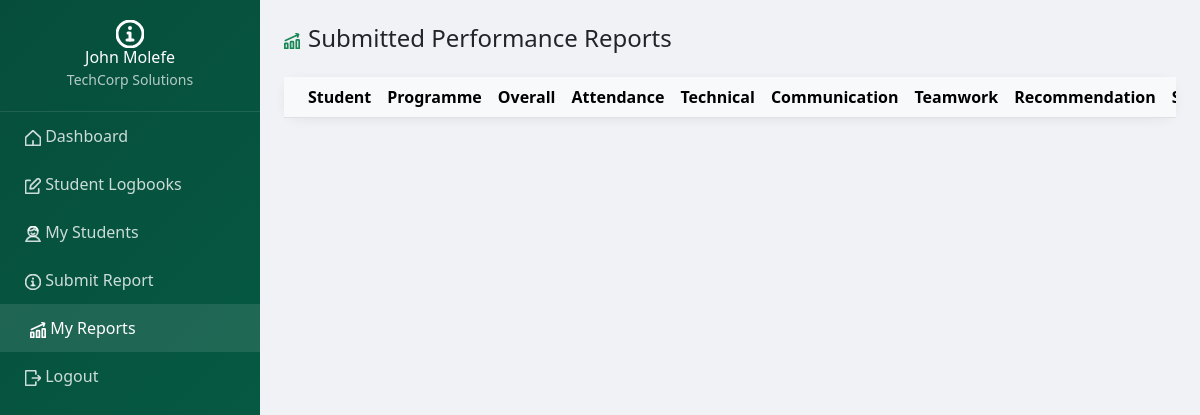
Screenshot of /modules/industrial_supervisor/my_reports.php (signed in) with the database file from the repository.
### tables this page shows
CREATE TABLE industrial_supervisors (
    id INT AUTO_INCREMENT PRIMARY KEY,
    user_id INT NOT NULL,
    organization_id INT NOT NULL,
    full_name VARCHAR(100) NOT NULL,
    position VARCHAR(100),
    phone VARCHAR(20),
    FOREIGN KEY (user_id) REFERENCES users(id) ON DELETE CASCADE,
    FOREIGN KEY (organization_id) REFERENCES organizations(id) ON DELETE CASCADE
);

CREATE TABLE organizations (
    id INT AUTO_INCREMENT PRIMARY KEY,
    name VARCHAR(150) NOT NULL,
    registration_number VARCHAR(50) UNIQUE,
    location VARCHAR(100) NOT NULL,
    website VARCHAR(200),
    contact_person VARCHAR(100),
    contact_email VARCHAR(100),
    contact_phone VARCHAR(20),
    required_skills TEXT,
    capacity INT DEFAULT 3,
    description TEXT,
    industry_type VARCHAR(100) DEFAULT 'Other',
    created_at TIMESTAMP DEFAULT CURRENT_TIMESTAMP
);

### modules/industrial_supervisor/my_reports.php (the view, shortened to what this page needs)
<?php
require_once '../../config/database.php';
$user_id = $_SESSION['user_id'];
$sup = $conn->query("SELECT is2.*, o.name AS org_name FROM industrial_supervisors is2 JOIN organizations o ON is2.organization_id=o.id WHERE is2.user_id=$user_id")->fetch_assoc();
?><!DOCTYPE html>
<html lang="en">
<head>
    <link href="https://cdn.jsdelivr.net/npm/bootstrap@5.3.0/dist/css/bootstrap.min.css" rel="stylesheet">
    <link rel="stylesheet" href="https://cdnjs.cloudflare.com/ajax/libs/font-awesome/6.4.0/css/all.min.css">
</head>
<body>
<div class="sidebar">
    <div class="sidebar-header"><h6 class="mb-0"><?php echo htmlspecialchars($sup['full_name']); ?></h6><small style="color:rgba(255,255,255,0.7);"><?php echo htmlspecialchars($sup['org_name']); ?></small></div>
    <div class="sidebar-menu">
        <a href="dashboard.php"> Dashboard</a>
        <a href="view_logbooks.php"> Student Logbooks</a>
        <a href="my_students.php"> My Students</a>
        <a href="submit_report.php"> Submit Report</a>
        <a href="my_reports.php" class="active"> My Reports</a>
        <a href="../../logout.php"> Logout</a>
    </div>
</div>
<div class="content">
    <h4 class="mb-4">Submitted Performance Reports</h4>
    <div class="card">
        <div class="card-body p-0">
            <div class="table-responsive">
                <table class="table table-hover mb-0">
                    <thead><tr class="table-light"><th class="ps-4">Student</th><th>Programme</th><th>Overall</th><th>Attendance</th><th>Technical</th><th>Communication</th><th>Teamwork</th><th>Recommendation</th><th>Submitted</th><th>Action</th></tr></thead>
                </table>
            </div>
        </div>
    </div>
</div>
</body></html>

### modules/industrial_supervisor/my_reports.php (style rules this page uses)
body { background:#f0f2f5;font-family:'Segoe UI',Tahoma,sans-serif; }
.sidebar { position:fixed;top:0;left:0;height:100vh;width:260px;background:linear-gradient(135deg,#064e3b,#065f46);color:white;overflow-y:auto; }
.sidebar-header { padding:20px;text-align:center;border-bottom:1px solid rgba(255,255,255,0.1); }
.sidebar-menu a { display:block;padding:12px 25px;color:rgba(255,255,255,0.8);text-decoration:none;transition:all 0.3s; }
.sidebar-menu a:hover,.sidebar-menu a.active { background:rgba(255,255,255,0.1);color:white;padding-left:30px; }
.content { margin-left:260px;padding:24px; }
.card { border-radius:16px;border:none;box-shadow:0 2px 12px rgba(0,0,0,0.06); }

### rows the page displays
industrial_supervisors: full_name "John Molefe", organization.name "TechCorp Solutions"
